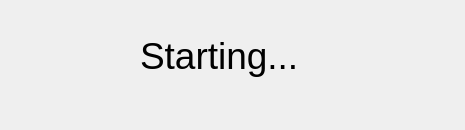
<?xml version="1.0" encoding="UTF-8"?>
<ui version="4.0">
 <class>MainWindow</class>
 <widget class="QWidget" name="MainWindow">
  <property name="geometry">
   <rect>
    <x>0</x>
    <y>0</y>
    <width>465</width>
    <height>130</height>
   </rect>
  </property>
  <property name="minimumSize">
   <size>
    <width>404</width>
    <height>0</height>
   </size>
  </property>
  <property name="windowTitle">
   <string>LP Service</string>
  </property>
  <widget class="QLabel" name="label">
   <property name="geometry">
    <rect>
     <x>140</x>
     <y>30</y>
     <width>171</width>
     <height>51</height>
    </rect>
   </property>
   <property name="font">
    <font>
     <pointsize>28</pointsize>
    </font>
   </property>
   <property name="text">
    <string>Starting...</string>
   </property>
  </widget>
 </widget>
 <resources/>
 <connections/>
</ui>
